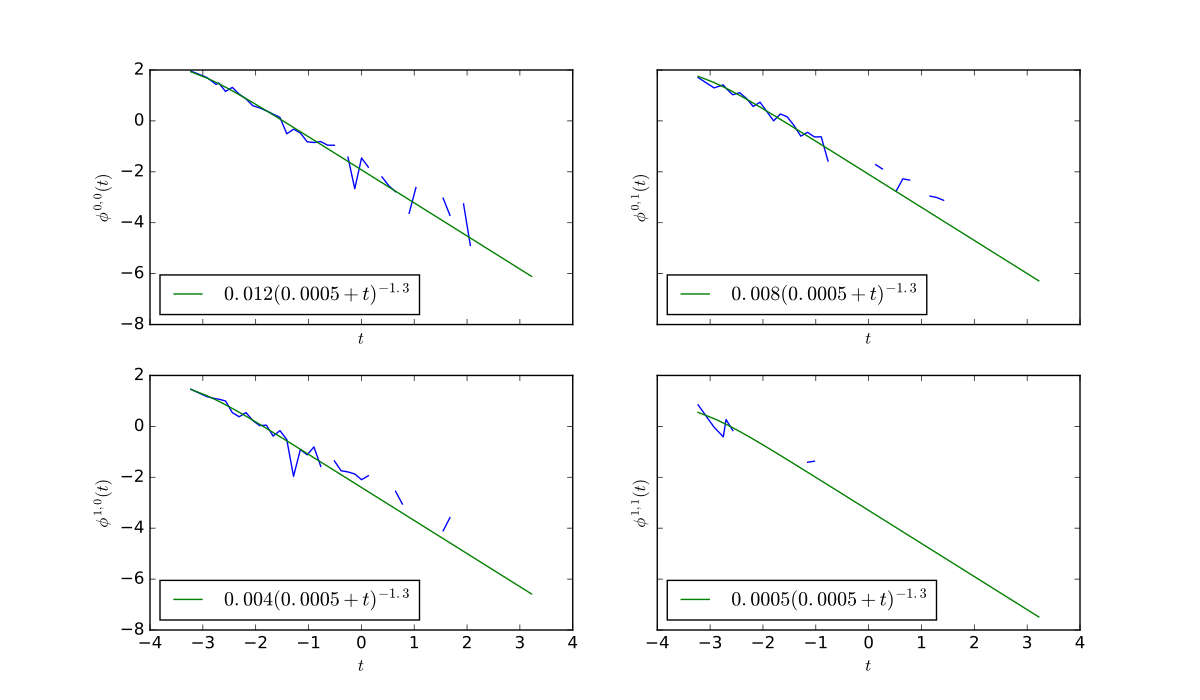

Python code for this plot:
import numpy as np
import matplotlib.pyplot as plt
from mlpp.hawkesnoparam.estim import Estim
from mlpp.simulation import SimuHawkes, HawkesKernelPowerLaw

np.set_printoptions(precision=4)

alphas = np.array([0.012, 0.008, 0.004, 0.0005])
delta = 0.0005
beta = 1.3

hawkes = SimuHawkes(kernels=[[HawkesKernelPowerLaw(alphas[0], delta, beta, 2000),
                              HawkesKernelPowerLaw(alphas[1], delta, beta, 2000)],
                             [HawkesKernelPowerLaw(alphas[2], delta, beta, 2000),
                          HawkesKernelPowerLaw(alphas[3], delta, beta, 2000)]],
                    baselines=[0.05, 0.05],
                    verbose=False)
hawkes.end_time = 50000
hawkes.simulate()

e = Estim(hDelta=0.1, hMax=100, hMin=0.002, claw_method="log")
e.add_realization(hawkes)
e.compute(n_quad=50, xmax=2000, xmin=0.002, method="log")

fig, ax_list_list = e.plot(loglogscale=True)
fig.set_size_inches(12, 7)

for ax_list in ax_list_list:
    for ax in ax_list:
        ax.legend(loc=3)

plt.show()
